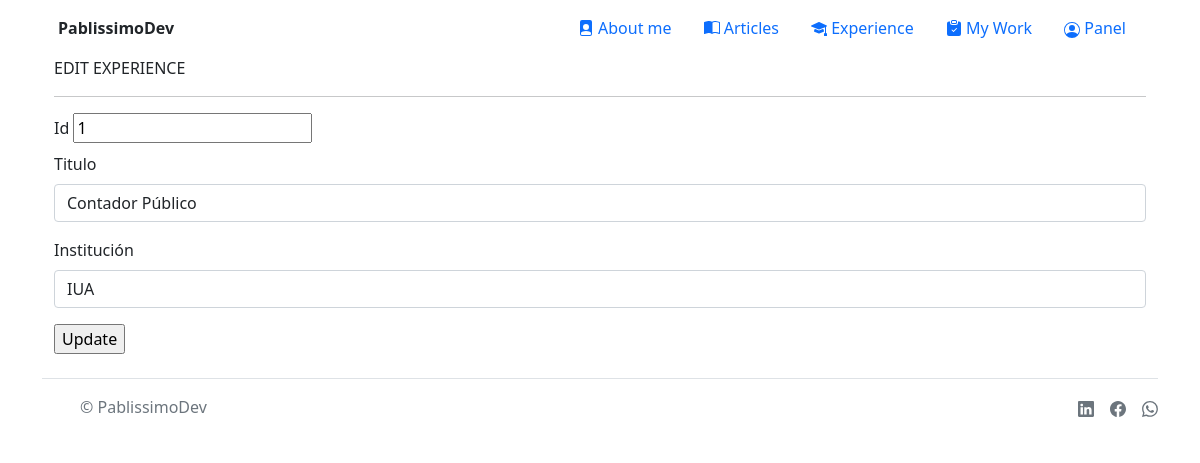
/menu/edit_experience/1 (signed in), run on the app's committed database.
### core/models.py (models this page shows, shortened)
class Experience(models.Model):
    experience_name = models.CharField(max_length=50)
    experience_institution = models.CharField(max_length=50)

### core/views.py (the view)
# urls.py: path('menu/edit_experience/<id>', views.edit_experience, name="EditExperience"),
@login_required
def edit_experience(request, id):
    experience_list = Experience.objects.filter(id=id)
    return render(request, "edit_experience.html",{"experience_list": experience_list})

### app/templates/edit_experience.html (shortened to what this page needs)
{% extends 'base.html' %}
{% load static %}
{% block main %}
<div class="container">
    <div class="row align-items-start">
        {% for item in experience_list %}
            <form action="/menu/update_experience/" method="POST">
                EDIT EXPERIENCE
                <hr>
                <div class="mb-1">
                    <label for="exampleFormControlInput0" class="form-label">Id</label>
                    <input type="text" name="experience_id" id="exampleFormControlInput0" readonly value="{{item.id}}">
                </div>
                <div class="mb-3">
                    <label for="exampleFormControlInput1" class="form-label">Titulo</label>
                    <input type="text" name="experience_name" value="{{item.experience_name}}" class="form-control" id="exampleFormControlInput1">
                  </div>
                  <div class="mb-3">
                    <label for="exampleFormControlInput2" class="form-label">Institución</label>
                    <input type="text" name="experience_institution" value="{{item.experience_institution}}" class="form-control" id="exampleFormControlInput2">
                  </div>
                  <input type="submit" value="Update">
            </form>
        {% endfor %}
    </div>
</div>
{% endblock main %}

### data on the page
Experience: experience_id "1", experience_name "Contador Público", experience_institution "IUA"
